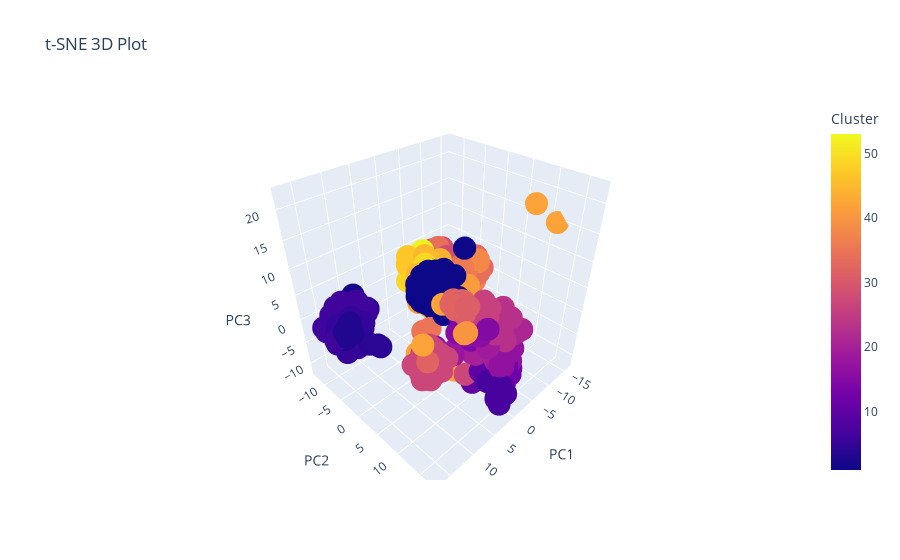

Notebook cell for this chart:
### Code cell
# Compute t-SNE embeddings with 3 components
tsne = TSNE(n_components=3, random_state=42, perplexity=20)
X_tsne = tsne.fit_transform(pivot_combined.T)

# Create DataFrame for t-SNE results
pca_df = pd.DataFrame(data=X_tsne, columns=['PC1', 'PC2', 'PC3'], index=pivot_combined.T.index)

# Concatenate with original DataFrame
concat_df = pd.concat([pca_df, df.set_index("catalog_id")], ignore_index=False, axis=1)
concat_df = concat_df.rename(columns={0: 'Cluster'})

# Convert index to categorical for proper plotting
concat_df.index = concat_df.index.astype("category")

# Plot 3D t-SNE scatter plot
fig = px.scatter_3d(concat_df, x='PC1', y='PC2', z='PC3', color='Cluster', title='t-SNE 3D Plot')

# Show the plot
fig.show()

### Figure 1 — Plotly figure (JSON) as saved in the notebook; plotly's stock layout.template omitted (floating-point values rounded to 4 significant figures; data arrays with more than 128 entries replaced by an {"elided": "..."} marker saying what was removed)
{"data": [{"hovertemplate": "PC1=%{x}<br>PC2=%{y}<br>PC3=%{z}<br>Cluster=%{marker.color}<extra></extra>", "legendgroup": "", "marker": {"color": {"elided": "871 int values"}, "coloraxis": "coloraxis", "symbol": "circle"}, "mode": "markers", "name": "", "scene": "scene", "showlegend": false, "type": "scatter3d", "x": {"elided": "871 float values"}, "y": {"elided": "871 float values"}, "z": {"elided": "871 float values"}}], "layout": {"coloraxis": {"colorbar": {"title": {"text": "Cluster"}}, "colorscale": [[0, "#0d0887"], [0.1111, "#46039f"], [0.2222, "#7201a8"], [0.3333, "#9c179e"], [0.4444, "#bd3786"], [0.5556, "#d8576b"], [0.6667, "#ed7953"], [0.7778, "#fb9f3a"], [0.8889, "#fdca26"], [1, "#f0f921"]]}, "legend": {"tracegroupgap": 0}, "scene": {"domain": {"x": [0, 1], "y": [0, 1]}, "xaxis": {"title": {"text": "PC1"}}, "yaxis": {"title": {"text": "PC2"}}, "zaxis": {"title": {"text": "PC3"}}}, "title": {"text": "t-SNE 3D Plot"}}}
